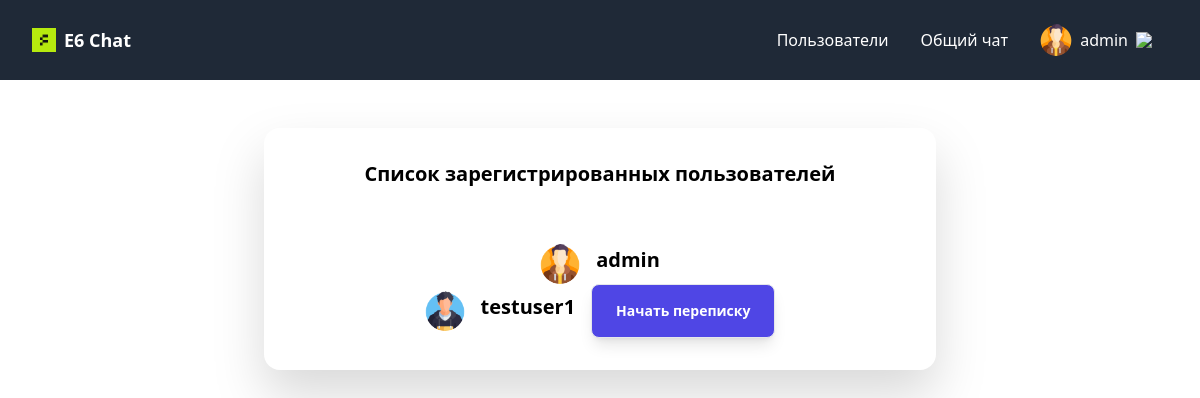
The app's page /profiles/ (signed in), older data.
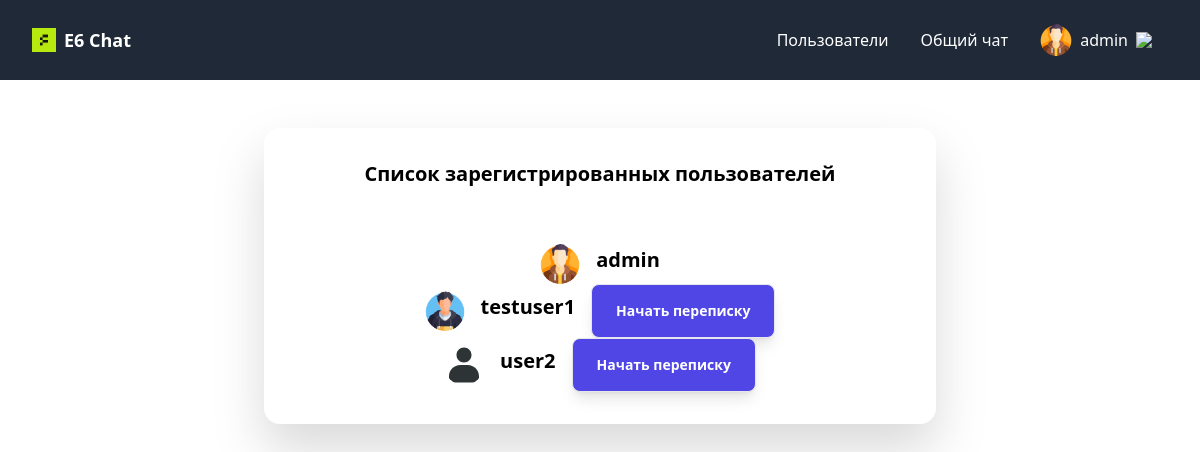
The same page, newer data.
### chat/models.py (models this page shows, shortened)
class Profile(models.Model):
    user = models.OneToOneField(User, on_delete=models.CASCADE)
    image = models.ImageField(upload_to='avatars/', null=True, blank=True)
    displayname = models.CharField(max_length=20, null=True, blank=True)
    info = models.TextField(null=True, blank=True)
    @property
    def name(self):
        if self.displayname:
            name = self.displayname
        else:
            name = self.user.username
        return name
    @property
    def avatar(self):
        if self.image:
            return self.image.url
        return static('images/avatar.svg')

### chat/views.py (the view)
# urls.py: path('profiles/', profiles_list, name='profiles'),
def profiles_list(request):
    profiles = Profile.objects.all()
    context = {'profiles': profiles}
    return render(request, 'profiles.html', context)

### templates/profiles.html
{% extends 'layouts/box.html' %}
{% load static %}
{% block content %}
{% if request.user.is_authenticated %}
    <h2 class="text-center">Список зарегистрированных пользователей</h2><br>
    <br>
    {% if profiles %}
        <ul class="list-group list-group-flush bg-transparent">
            {% for profile in profiles %}
                <li class="list-group-item bg-transparent">
                    <div class="flex justify-center items-center space-x-4">
                        <img class="w-10 h-10 rounded-full object-cover" src="{{ profile.avatar }}" alt="">
                        <h2 class="text-black">{{ profile.user.username }}</h2>
                        {% if request.user != profile.user %}
                        <a class="button text-sm border hover:bg-indigo-700" href="{% url 'start-chat' profile.user.username %}">Начать переписку</a>
                        {% endif %}
                    </div>
                </li>
            {% endfor %}
        </ul>
    {% endif %}
{% else %}
    <meta http-equiv="REFRESH" content="0;url=http://127.0.0.1:8000/accounts/login/">
{% endif %}
{% endblock %}

Row changes from the older to the newer data that the page shows:
added Profile: shows a picture, user.username "user2", shows "Начать переписку"
